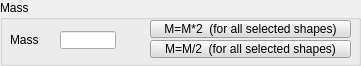
  <widget class="QGroupBox" name="groupBox_4">
   <property name="geometry">
    <rect>
     <x>10</x>
     <y>190</y>
     <width>361</width>
     <height>66</height>
    </rect>
   </property>
   <property name="title">
    <string>Mass</string>
   </property>
   <property name="flat">
    <bool>true</bool>
   </property>
   <widget class="QLineEdit" name="qqMass">
    <property name="geometry">
     <rect>
      <x>60</x>
      <y>31</y>
      <width>56</width>
      <height>18</height>
     </rect>
    </property>
   </widget>
   <widget class="QToolButton" name="qqMassT2">
    <property name="geometry">
     <rect>
      <x>150</x>
      <y>20</y>
      <width>201</width>
      <height>18</height>
     </rect>
    </property>
    <property name="palette">
     <palette>
      <active>
       <colorrole role="WindowText">
        <brush brushstyle="SolidPattern">
         <color alpha="255">
          <red>0</red>
          <green>0</green>
          <blue>0</blue>
         </color>
        </brush>
       </colorrole>
       <colorrole role="Button">
        <brush brushstyle="SolidPattern">
         <color alpha="255">
          <red>220</red>
          <green>220</green>
          <blue>220</blue>
         </color>
        </brush>
       </colorrole>
       <colorrole role="Light">
        <brush brushstyle="SolidPattern">
         <color alpha="255">
          <red>255</red>
          <green>255</green>
          <blue>255</blue>
         </color>
        </brush>
       </colorrole>
       <colorrole role="Midlight">
        <brush brushstyle="SolidPattern">
         <color alpha="255">
          <red>237</red>
          <green>237</green>
          <blue>237</blue>
         </color>
        </brush>
       </colorrole>
       <colorrole role="Dark">
        <brush brushstyle="SolidPattern">
         <color alpha="255">
          <red>110</red>
          <green>110</green>
          <blue>110</blue>
         </color>
        </brush>
       </colorrole>
       <colorrole role="Mid">
        <brush brushstyle="SolidPattern">
         <color alpha="255">
          <red>147</red>
          <green>147</green>
          <blue>147</blue>
         </color>
        </brush>
       </colorrole>
       <colorrole role="Text">
        <brush brushstyle="SolidPattern">
         <color alpha="255">
          <red>0</red>
          <green>0</green>
          <blue>0</blue>
         </color>
        </brush>
       </colorrole>
       <colorrole role="BrightText">
        <brush brushstyle="SolidPattern">
         <color alpha="255">
          <red>255</red>
          <green>255</green>
          <blue>255</blue>
         </color>
        </brush>
       </colorrole>
       <colorrole role="ButtonText">
        <brush brushstyle="SolidPattern">
         <color alpha="255">
          <red>0</red>
          <green>0</green>
          <blue>0</blue>
         </color>
        </brush>
       </colorrole>
       <colorrole role="Base">
        <brush brushstyle="SolidPattern">
         <color alpha="255">
          <red>255</red>
          <green>255</green>
          <blue>255</blue>
         </color>
        </brush>
       </colorrole>
       <colorrole role="Window">
        <brush brushstyle="SolidPattern">
         <color alpha="255">
          <red>220</red>
          <green>220</green>
          <blue>220</blue>
         </color>
        </brush>
       </colorrole>
       <colorrole role="Shadow">
        <brush brushstyle="SolidPattern">
         <color alpha="255">
          <red>0</red>
          <green>0</green>
          <blue>0</blue>
         </color>
        </brush>
       </colorrole>
       <colorrole role="AlternateBase">
        <brush brushstyle="SolidPattern">
         <color alpha="255">
          <red>237</red>
          <green>237</green>
          <blue>237</blue>
         </color>
        </brush>
       </colorrole>
       <colorrole role="ToolTipBase">
        <brush brushstyle="SolidPattern">
         <color alpha="255">
          <red>255</red>
          <green>255</green>
          <blue>220</blue>
         </color>
        </brush>
       </colorrole>
       <colorrole role="ToolTipText">
        <brush brushstyle="SolidPattern">
         <color alpha="255">
          <red>0</red>
          <green>0</green>
          <blue>0</blue>
         </color>
        </brush>
       </colorrole>
      </active>
      <inactive>
       <colorrole role="WindowText">
        <brush brushstyle="SolidPattern">
         <color alpha="255">
          <red>0</red>
          <green>0</green>
          <blue>0</blue>
         </color>
        </brush>
       </colorrole>
       <colorrole role="Button">
        <brush brushstyle="SolidPattern">
         <color alpha="255">
          <red>220</red>
          <green>220</green>
          <blue>220</blue>
         </color>
        </brush>
       </colorrole>
       <colorrole role="Light">
        <brush brushstyle="SolidPattern">
         <color alpha="255">
          <red>255</red>
          <green>255</green>
          <blue>255</blue>
         </color>
        </brush>
       </colorrole>
       <colorrole role="Midlight">
        <brush brushstyle="SolidPattern">
         <color alpha="255">
          <red>237</red>
          <green>237</green>
          <blue>237</blue>
         </color>
        </brush>
       </colorrole>
       <colorrole role="Dark">
        <brush brushstyle="SolidPattern">
         <color alpha="255">
          <red>110</red>
          <green>110</green>
          <blue>110</blue>
         </color>
        </brush>
       </colorrole>
       <colorrole role="Mid">
        <brush brushstyle="SolidPattern">
         <color alpha="255">
          <red>147</red>
          <green>147</green>
          <blue>147</blue>
         </color>
        </brush>
       </colorrole>
       <colorrole role="Text">
        <brush brushstyle="SolidPattern">
         <color alpha="255">
          <red>0</red>
          <green>0</green>
          <blue>0</blue>
         </color>
        </brush>
       </colorrole>
       <colorrole role="BrightText">
        <brush brushstyle="SolidPattern">
         <color alpha="255">
          <red>255</red>
          <green>255</green>
          <blue>255</blue>
         </color>
        </brush>
       </colorrole>
       <colorrole role="ButtonText">
        <brush brushstyle="SolidPattern">
         <color alpha="255">
          <red>0</red>
          <green>0</green>
          <blue>0</blue>
         </color>
        </brush>
       </colorrole>
       <colorrole role="Base">
        <brush brushstyle="SolidPattern">
         <color alpha="255">
          <red>255</red>
          <green>255</green>
          <blue>255</blue>
         </color>
        </brush>
       </colorrole>
       <colorrole role="Window">
        <brush brushstyle="SolidPattern">
         <color alpha="255">
          <red>220</red>
          <green>220</green>
          <blue>220</blue>
         </color>
        </brush>
       </colorrole>
       <colorrole role="Shadow">
        <brush brushstyle="SolidPattern">
         <color alpha="255">
          <red>0</red>
          <green>0</green>
          <blue>0</blue>
         </color>
        </brush>
       </colorrole>
       <colorrole role="AlternateBase">
        <brush brushstyle="SolidPattern">
         <color alpha="255">
          <red>237</red>
          <green>237</green>
          <blue>237</blue>
         </color>
        </brush>
       </colorrole>
       <colorrole role="ToolTipBase">
        <brush brushstyle="SolidPattern">
         <color alpha="255">
          <red>255</red>
          <green>255</green>
          <blue>220</blue>
         </color>
        </brush>
       </colorrole>
       <colorrole role="ToolTipText">
        <brush brushstyle="SolidPattern">
         <color alpha="255">
          <red>0</red>
          <green>0</green>
          <blue>0</blue>
         </color>
        </brush>
       </colorrole>
      </inactive>
      <disabled>
       <colorrole role="WindowText">
        <brush brushstyle="SolidPattern">
         <color alpha="255">
          <red>110</red>
          <green>110</green>
          <blue>110</blue>
         </color>
        </brush>
       </colorrole>
       <colorrole role="Button">
        <brush brushstyle="SolidPattern">
         <color alpha="255">
          <red>220</red>
          <green>220</green>
          <blue>220</blue>
         </color>
        </brush>
       </colorrole>
       <colorrole role="Light">
        <brush brushstyle="SolidPattern">
         <color alpha="255">
          <red>255</red>
          <green>255</green>
          <blue>255</blue>
         </color>
        </brush>
       </colorrole>
       <colorrole role="Midlight">
        <brush brushstyle="SolidPattern">
         <color alpha="255">
          <red>237</red>
          <green>237</green>
          <blue>237</blue>
         </color>
        </brush>
       </colorrole>
       <colorrole role="Dark">
        <brush brushstyle="SolidPattern">
         <color alpha="255">
          <red>110</red>
          <green>110</green>
          <blue>110</blue>
         </color>
        </brush>
       </colorrole>
       <colorrole role="Mid">
        <brush brushstyle="SolidPattern">
         <color alpha="255">
          <red>147</red>
          <green>147</green>
          <blue>147</blue>
         </color>
        </brush>
       </colorrole>
       <colorrole role="Text">
        <brush brushstyle="SolidPattern">
         <color alpha="255">
          <red>110</red>
          <green>110</green>
          <blue>110</blue>
         </color>
        </brush>
       </colorrole>
       <colorrole role="BrightText">
        <brush brushstyle="SolidPattern">
         <color alpha="255">
          <red>255</red>
          <green>255</green>
          <blue>255</blue>
         </color>
        </brush>
       </colorrole>
       <colorrole role="ButtonText">
        <brush brushstyle="SolidPattern">
         <color alpha="255">
          <red>110</red>
          <green>110</green>
          <blue>110</blue>
         </color>
        </brush>
       </colorrole>
       <colorrole role="Base">
        <brush brushstyle="SolidPattern">
         <color alpha="255">
          <red>220</red>
          <green>220</green>
          <blue>220</blue>
         </color>
        </brush>
       </colorrole>
       <colorrole role="Window">
        <brush brushstyle="SolidPattern">
         <color alpha="255">
          <red>220</red>
          <green>220</green>
          <blue>220</blue>
         </color>
        </brush>
       </colorrole>
       <colorrole role="Shadow">
        <brush brushstyle="SolidPattern">
         <color alpha="255">
          <red>0</red>
          <green>0</green>
          <blue>0</blue>
         </color>
        </brush>
       </colorrole>
       <colorrole role="AlternateBase">
        <brush brushstyle="SolidPattern">
         <color alpha="255">
          <red>220</red>
          <green>220</green>
          <blue>220</blue>
         </color>
        </brush>
       </colorrole>
       <colorrole role="ToolTipBase">
        <brush brushstyle="SolidPattern">
         <color alpha="255">
          <red>255</red>
          <green>255</green>
          <blue>220</blue>
         </color>
        </brush>
       </colorrole>
       <colorrole role="ToolTipText">
        <brush brushstyle="SolidPattern">
         <color alpha="255">
          <red>0</red>
          <green>0</green>
          <blue>0</blue>
         </color>
        </brush>
       </colorrole>
      </disabled>
     </palette>
    </property>
    <property name="focusPolicy">
     <enum>Qt::StrongFocus</enum>
    </property>
    <property name="text">
     <string>M=M*2  (for all selected shapes)</string>
    </property>
   </widget>
   <widget class="QToolButton" name="qqMassD2">
    <property name="geometry">
     <rect>
      <x>150</x>
      <y>40</y>
      <width>201</width>
      <height>18</height>
     </rect>
    </property>
    <property name="palette">
     <palette>
      <active>
       <colorrole role="WindowText">
        <brush brushstyle="SolidPattern">
         <color alpha="255">
          <red>0</red>
          <green>0</green>
          <blue>0</blue>
         </color>
        </brush>
       </colorrole>
       <colorrole role="Button">
        <brush brushstyle="SolidPattern">
         <color alpha="255">
          <red>220</red>
          <green>220</green>
          <blue>220</blue>
         </color>
        </brush>
       </colorrole>
       <colorrole role="Light">
        <brush brushstyle="SolidPattern">
         <color alpha="255">
          <red>255</red>
          <green>255</green>
          <blue>255</blue>
         </color>
        </brush>
       </colorrole>
       <colorrole role="Midlight">
        <brush brushstyle="SolidPattern">
         <color alpha="255">
          <red>237</red>
          <green>237</green>
          <blue>237</blue>
         </color>
        </brush>
       </colorrole>
       <colorrole role="Dark">
        <brush brushstyle="SolidPattern">
         <color alpha="255">
          <red>110</red>
          <green>110</green>
          <blue>110</blue>
         </color>
        </brush>
       </colorrole>
       <colorrole role="Mid">
        <brush brushstyle="SolidPattern">
         <color alpha="255">
          <red>147</red>
          <green>147</green>
          <blue>147</blue>
         </color>
        </brush>
       </colorrole>
       <colorrole role="Text">
        <brush brushstyle="SolidPattern">
         <color alpha="255">
          <red>0</red>
          <green>0</green>
          <blue>0</blue>
         </color>
        </brush>
       </colorrole>
       <colorrole role="BrightText">
        <brush brushstyle="SolidPattern">
         <color alpha="255">
          <red>255</red>
          <green>255</green>
          <blue>255</blue>
         </color>
        </brush>
       </colorrole>
       <colorrole role="ButtonText">
        <brush brushstyle="SolidPattern">
         <color alpha="255">
          <red>0</red>
          <green>0</green>
          <blue>0</blue>
         </color>
        </brush>
       </colorrole>
       <colorrole role="Base">
        <brush brushstyle="SolidPattern">
         <color alpha="255">
          <red>255</red>
          <green>255</green>
          <blue>255</blue>
         </color>
        </brush>
       </colorrole>
       <colorrole role="Window">
        <brush brushstyle="SolidPattern">
         <color alpha="255">
          <red>220</red>
          <green>220</green>
          <blue>220</blue>
         </color>
        </brush>
       </colorrole>
       <colorrole role="Shadow">
        <brush brushstyle="SolidPattern">
         <color alpha="255">
          <red>0</red>
          <green>0</green>
          <blue>0</blue>
         </color>
        </brush>
       </colorrole>
       <colorrole role="AlternateBase">
        <brush brushstyle="SolidPattern">
         <color alpha="255">
          <red>237</red>
          <green>237</green>
          <blue>237</blue>
         </color>
        </brush>
       </colorrole>
       <colorrole role="ToolTipBase">
        <brush brushstyle="SolidPattern">
         <color alpha="255">
          <red>255</red>
          <green>255</green>
          <blue>220</blue>
         </color>
        </brush>
       </colorrole>
       <colorrole role="ToolTipText">
        <brush brushstyle="SolidPattern">
         <color alpha="255">
          <red>0</red>
          <green>0</green>
          <blue>0</blue>
         </color>
        </brush>
       </colorrole>
      </active>
      <inactive>
       <colorrole role="WindowText">
        <brush brushstyle="SolidPattern">
         <color alpha="255">
          <red>0</red>
          <green>0</green>
          <blue>0</blue>
         </color>
        </brush>
       </colorrole>
       <colorrole role="Button">
        <brush brushstyle="SolidPattern">
         <color alpha="255">
          <red>220</red>
          <green>220</green>
          <blue>220</blue>
         </color>
        </brush>
       </colorrole>
       <colorrole role="Light">
        <brush brushstyle="SolidPattern">
         <color alpha="255">
          <red>255</red>
          <green>255</green>
          <blue>255</blue>
         </color>
        </brush>
       </colorrole>
       <colorrole role="Midlight">
        <brush brushstyle="SolidPattern">
         <color alpha="255">
          <red>237</red>
          <green>237</green>
          <blue>237</blue>
         </color>
        </brush>
       </colorrole>
       <colorrole role="Dark">
        <brush brushstyle="SolidPattern">
         <color alpha="255">
          <red>110</red>
          <green>110</green>
          <blue>110</blue>
         </color>
        </brush>
       </colorrole>
       <colorrole role="Mid">
        <brush brushstyle="SolidPattern">
         <color alpha="255">
          <red>147</red>
          <green>147</green>
          <blue>147</blue>
         </color>
        </brush>
       </colorrole>
       <colorrole role="Text">
        <brush brushstyle="SolidPattern">
         <color alpha="255">
          <red>0</red>
          <green>0</green>
          <blue>0</blue>
         </color>
        </brush>
       </colorrole>
       <colorrole role="BrightText">
        <brush brushstyle="SolidPattern">
         <color alpha="255">
          <red>255</red>
          <green>255</green>
          <blue>255</blue>
         </color>
        </brush>
       </colorrole>
       <colorrole role="ButtonText">
        <brush brushstyle="SolidPattern">
         <color alpha="255">
          <red>0</red>
          <green>0</green>
          <blue>0</blue>
         </color>
        </brush>
       </colorrole>
       <colorrole role="Base">
        <brush brushstyle="SolidPattern">
         <color alpha="255">
          <red>255</red>
          <green>255</green>
          <blue>255</blue>
         </color>
        </brush>
       </colorrole>
       <colorrole role="Window">
        <brush brushstyle="SolidPattern">
         <color alpha="255">
          <red>220</red>
          <green>220</green>
          <blue>220</blue>
         </color>
        </brush>
       </colorrole>
       <colorrole role="Shadow">
        <brush brushstyle="SolidPattern">
         <color alpha="255">
          <red>0</red>
          <green>0</green>
          <blue>0</blue>
         </color>
        </brush>
       </colorrole>
       <colorrole role="AlternateBase">
        <brush brushstyle="SolidPattern">
         <color alpha="255">
          <red>237</red>
          <green>237</green>
          <blue>237</blue>
         </color>
        </brush>
       </colorrole>
       <colorrole role="ToolTipBase">
        <brush brushstyle="SolidPattern">
         <color alpha="255">
          <red>255</red>
          <green>255</green>
          <blue>220</blue>
         </color>
        </brush>
       </colorrole>
       <colorrole role="ToolTipText">
        <brush brushstyle="SolidPattern">
         <color alpha="255">
          <red>0</red>
          <green>0</green>
          <blue>0</blue>
         </color>
        </brush>
       </colorrole>
      </inactive>
      <disabled>
       <colorrole role="WindowText">
        <brush brushstyle="SolidPattern">
         <color alpha="255">
          <red>110</red>
          <green>110</green>
          <blue>110</blue>
         </color>
        </brush>
       </colorrole>
       <colorrole role="Button">
        <brush brushstyle="SolidPattern">
         <color alpha="255">
          <red>220</red>
          <green>220</green>
          <blue>220</blue>
         </color>
        </brush>
       </colorrole>
       <colorrole role="Light">
        <brush brushstyle="SolidPattern">
         <color alpha="255">
          <red>255</red>
          <green>255</green>
          <blue>255</blue>
         </color>
        </brush>
       </colorrole>
       <colorrole role="Midlight">
        <brush brushstyle="SolidPattern">
         <color alpha="255">
          <red>237</red>
          <green>237</green>
          <blue>237</blue>
         </color>
        </brush>
       </colorrole>
       <colorrole role="Dark">
        <brush brushstyle="SolidPattern">
         <color alpha="255">
          <red>110</red>
          <green>110</green>
          <blue>110</blue>
         </color>
        </brush>
       </colorrole>
       <colorrole role="Mid">
        <brush brushstyle="SolidPattern">
         <color alpha="255">
          <red>147</red>
          <green>147</green>
          <blue>147</blue>
         </color>
        </brush>
       </colorrole>
       <colorrole role="Text">
        <brush brushstyle="SolidPattern">
         <color alpha="255">
          <red>110</red>
          <green>110</green>
          <blue>110</blue>
         </color>
        </brush>
       </colorrole>
       <colorrole role="BrightText">
        <brush brushstyle="SolidPattern">
         <color alpha="255">
          <red>255</red>
          <green>255</green>
          <blue>255</blue>
         </color>
        </brush>
       </colorrole>
       <colorrole role="ButtonText">
        <brush brushstyle="SolidPattern">
         <color alpha="255">
          <red>110</red>
          <green>110</green>
          <blue>110</blue>
         </color>
        </brush>
       </colorrole>
       <colorrole role="Base">
        <brush brushstyle="SolidPattern">
         <color alpha="255">
          <red>220</red>
          <green>220</green>
          <blue>220</blue>
         </color>
        </brush>
       </colorrole>
       <colorrole role="Window">
        <brush brushstyle="SolidPattern">
         <color alpha="255">
          <red>220</red>
          <green>220</green>
          <blue>220</blue>
         </color>
        </brush>
       </colorrole>
       <colorrole role="Shadow">
        <brush brushstyle="SolidPattern">
         <color alpha="255">
          <red>0</red>
          <green>0</green>
          <blue>0</blue>
         </color>
        </brush>
       </colorrole>
       <colorrole role="AlternateBase">
        <brush brushstyle="SolidPattern">
         <color alpha="255">
          <red>220</red>
          <green>220</green>
          <blue>220</blue>
         </color>
        </brush>
       </colorrole>
       <colorrole role="ToolTipBase">
        <brush brushstyle="SolidPattern">
         <color alpha="255">
          <red>255</red>
          <green>255</green>
          <blue>220</blue>
         </color>
        </brush>
       </colorrole>
       <colorrole role="ToolTipText">
        <brush brushstyle="SolidPattern">
         <color alpha="255">
          <red>0</red>
          <green>0</green>
          <blue>0</blue>
         </color>
        </brush>
       </colorrole>
      </disabled>
     </palette>
    </property>
    <property name="focusPolicy">
     <enum>Qt::StrongFocus</enum>
    </property>
    <property name="text">
     <string>M=M/2  (for all selected shapes)</string>
    </property>
   </widget>
   <widget class="QLabel" name="label_6">
    <property name="geometry">
     <rect>
      <x>10</x>
      <y>31</y>
      <width>51</width>
      <height>18</height>
     </rect>
    </property>
    <property name="text">
     <string>Mass</string>
    </property>
   </widget>
  </widget>
